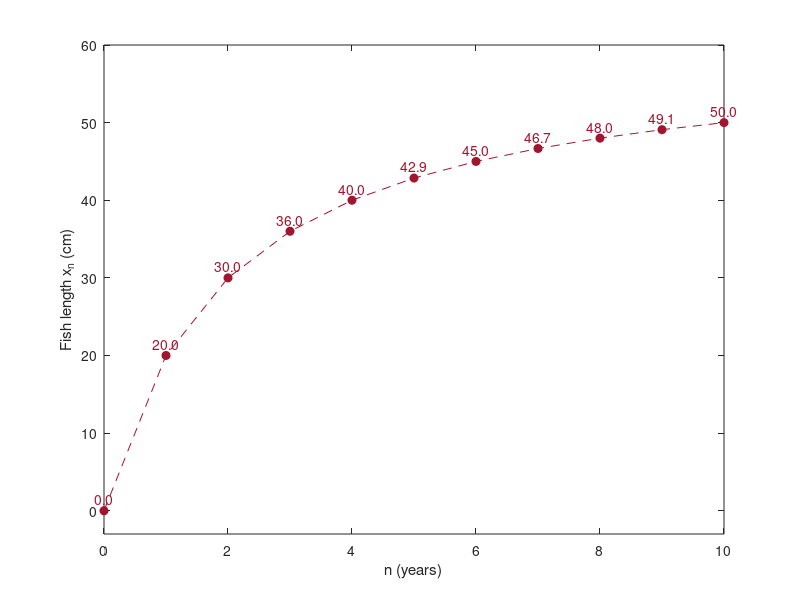

MATLAB code for this plot:
% Fig. 1.1: Fish length after n years (book, Section 1.1, Eq. 1.1)
% explicit sequence x_n = 60 n / (n + 2)
% (c) 2026 Philipp Kügler · Program for the book "Dynamical Systems in the Life Sciences" · MIT License (see LICENSE)
n = 0:10;                       % n = 0, 1, ..., 10
x = 60 * n ./ (n + 2);          % formula for the n-th term (elementwise ./)

fprintf('%.1f  ', x); fprintf('\n')   % 0.0  20.0  30.0  36.0  40.0  42.9  45.0 ...

rot = [0.64 0.08 0.18];
plot(n, x, 'o--', 'Color', rot, 'MarkerFaceColor', rot); hold on
for k = 1:numel(n)
    text(n(k), x(k) + 1.5, sprintf('%.1f', x(k)), 'HorizontalAlignment', 'center', 'Color', rot)
end
hold off
xlabel('n (years)'); ylabel('Fish length x_n (cm)'); ylim([-3 60])
